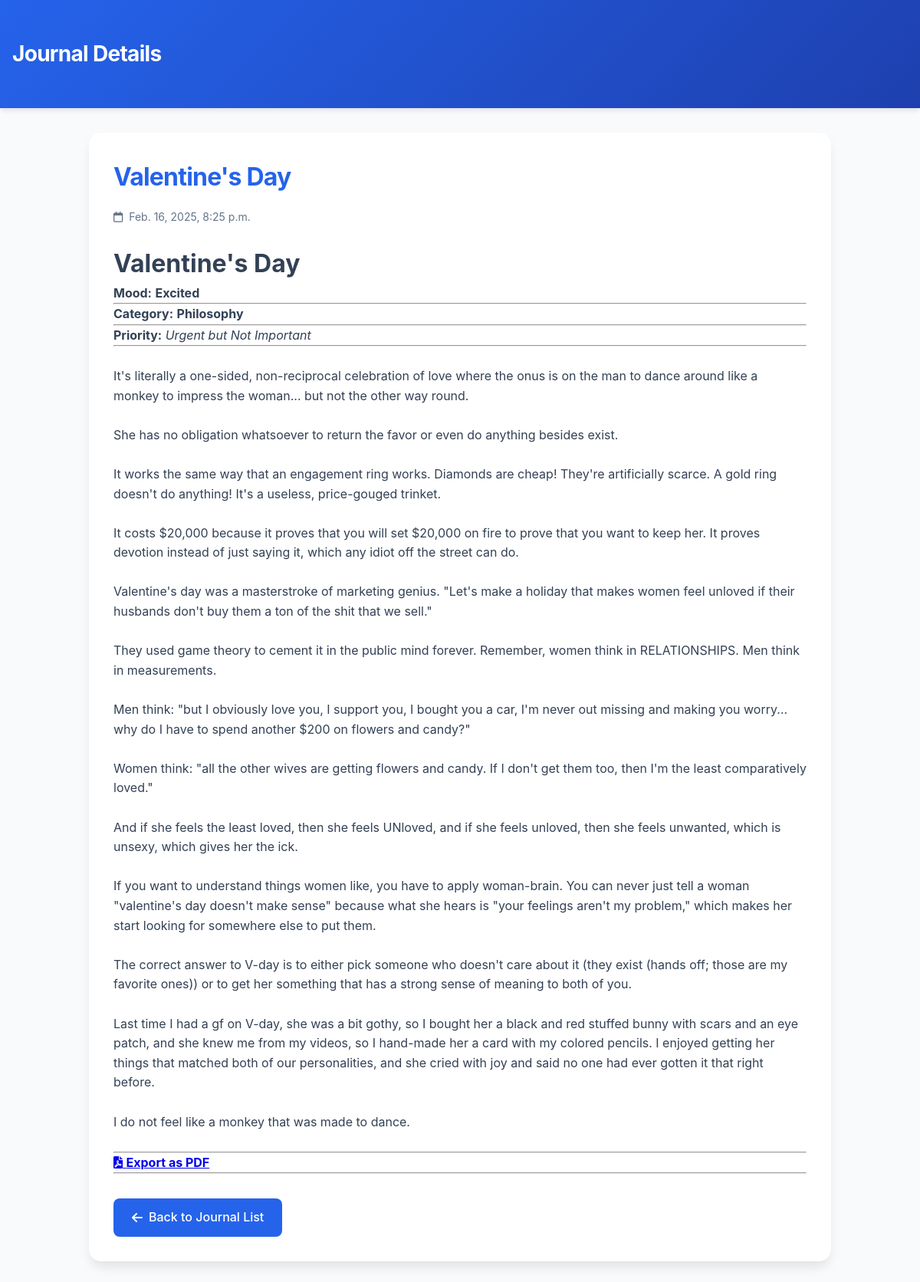
The app's page /journal/goal/28/ with its own data.
### Journalapp/models.py (models this page shows, shortened)
class Journal(models.Model):
    title = models.CharField(max_length=200)
    content = models.TextField()
    long_term_goal = models.BooleanField(default=False)
    due_date = models.DateField(null=True, blank=True)
    created_at = models.DateTimeField(auto_now_add=True)
    goal = models.ForeignKey(LongTermGoal, on_delete=models.CASCADE, related_name='journal_entries', null=True, blank=True)
    password = models.CharField(max_length=128, blank=True, null=True)
    mood = models.CharField(
        max_length=20,
        choices=Mood.choices,
        default=Mood.UNMARKED
    )
    category = models.CharField(
        max_length=30,
        choices=JournalCategory.choices,
        default=JournalCategory.UNMARKED
    )
    PRIORITY_CHOICES = [
        ('high', 'Urgent and Important'),
        ('medium', 'Not Urgent but Important'),
        ('low', 'Urgent but Not Important'),
        ('lowest', 'Not Urgent and Not Important')
    ]
    priority = models.CharField(max_length=10, choices=PRIORITY_CHOICES, default='low')

### Journalapp/views.py (the view)
# urls.py: path('goal/<int:journal_id>/', views.journal_for_goal, name='journal_for_goal'),
def journal_for_goal(request, journal_id):
    journal = get_object_or_404(Journal, id=journal_id)  # Fetch journal by ID
    long_term_goal = journal.goal if journal.goal else None  # Check for associated goal
    return render(request, 'Journalapp/journal_detail.html', {
        'journal': journal,
        'long_term_goal': long_term_goal,
    })

### todoproject/templates/journalapp/journal_detail.html (shortened to what this page needs)
<!DOCTYPE html>
<html lang="en">
<head>
    <link href="https://cdnjs.cloudflare.com/ajax/libs/font-awesome/6.0.0/css/all.min.css" rel="stylesheet">
</head>
<body>
    <header>
        <div class="header-content">
            <h1 class="header-title">Journal Details</h1>
        </div>
    </header>
    <div class="container">
        <div class="journal-card">
            <h1 class="journal-title">{{ journal.title }}</h1>
            <div class="journal-meta">
                <i class="far fa-calendar"></i>
                <span>{{ journal.created_at }}</span>
            </div>
            <div class="journal-detail">
                <h1>{{ journal.title | safe }}</h1>
                <p><strong> Mood:</strong> <b>{{ journal.get_mood_display }}</b><hr></p>
                <p><strong> Category:</strong> <b>{{ journal.get_category_display }}</b><hr></p>
                <p><strong>Priority:</strong> <i>{{ journal.get_priority_display }}</i><hr></p>
                <br>
                <p>{{ journal.content | safe }}</p>
                <br>
                <p><strong><hr></strong></p>
            </div>
            <div class="button-group">
                <a href="{% url 'export_journal_pdf' journal.id %}" class="btn btn-primary">
                    <i class="fas fa-file-pdf"></i> <b> Export as PDF </b>
                <hr>
                </a>
            </div>
            <a href="{% url 'journal_list' %}" class="back-link">
                <i class="fas fa-arrow-left"></i>
                Back to Journal List
            </a>
        </div>
    </div>
</body>
</html>

### todoproject/templates/journalapp/journal_detail.html (style rules this page uses)
:root { --primary-color: #2563eb; --secondary-color: #1e40af; --background-color: #f8fafc; --card-background: #ffffff; --text-color: #334155; --text-light: #64748b; --spacing-unit: 1rem; }
* { margin: 0; padding: 0; box-sizing: border-box; }
body { font-family: 'Inter', -apple-system, BlinkMacSystemFont, 'Segoe UI', Roboto, 'Helvetica Neue', Arial, sans-serif; background-color: var(--background-color); color: var(--text-color); line-height: 1.6; }
header { background: linear-gradient(135deg, var(--primary-color), var(--secondary-color)); color: white; padding: var(--spacing-unit) 0; box-shadow: 0 4px 6px -1px rgba(0, 0, 0, 0.1); }
.header-content { max-width: 1200px; margin: 0 auto; padding: 2rem var(--spacing-unit); display: flex; align-items: center; justify-content: space-between; }
.header-title { font-size: 1.75rem; font-weight: 700; letter-spacing: -0.025em; }
.container { max-width: 1000px; margin: 2rem auto; padding: 0 var(--spacing-unit); }
.journal-card { background: var(--card-background); border-radius: 1rem; box-shadow: 0 10px 15px -3px rgba(0, 0, 0, 0.1); padding: 2rem; margin-bottom: 2rem; }
.journal-title { font-size: 2rem; color: var(--primary-color); margin-bottom: 1rem; font-weight: 700; letter-spacing: -0.025em; }
.journal-meta { color: var(--text-light); font-size: 0.875rem; margin-bottom: 1.5rem; display: flex; align-items: center; gap: 0.5rem; }
.back-link { display: inline-flex; align-items: center; gap: 0.5rem; padding: 0.75rem 1.5rem; background-color: var(--primary-color); color: white; text-decoration: none; border-radius: 0.5rem; font-weight: 500; transition: all 0.2s ease; margin-top: 2rem; }

### records on screen
Journal: title "Valentine's Day", created_at "Feb. 16, 2025, 8:25 p.m.", mood "Excited", category "Philosophy", priority "Urgent but Not Important", content "It's literally a one-sided, non-reciprocal celebration of love where the onus is on the man to dance around like a monkey to impress the woman... but not the other way round. She has no obligation whatsoever to return the favor or even do anything besides exist. It works the same way that an engagement ring works. Diamonds are cheap! They're artificially scarce. A gold ring doesn't do anything! It's a useless, price-gouged trinket. It costs $20,000 because it proves that you will set $20,000 on fire to prove that you want to keep her. It proves devotion instead of just saying it, which any idiot off the street can do. Valentine's day was a masterstroke of marketing genius. \"Let's make a…"
